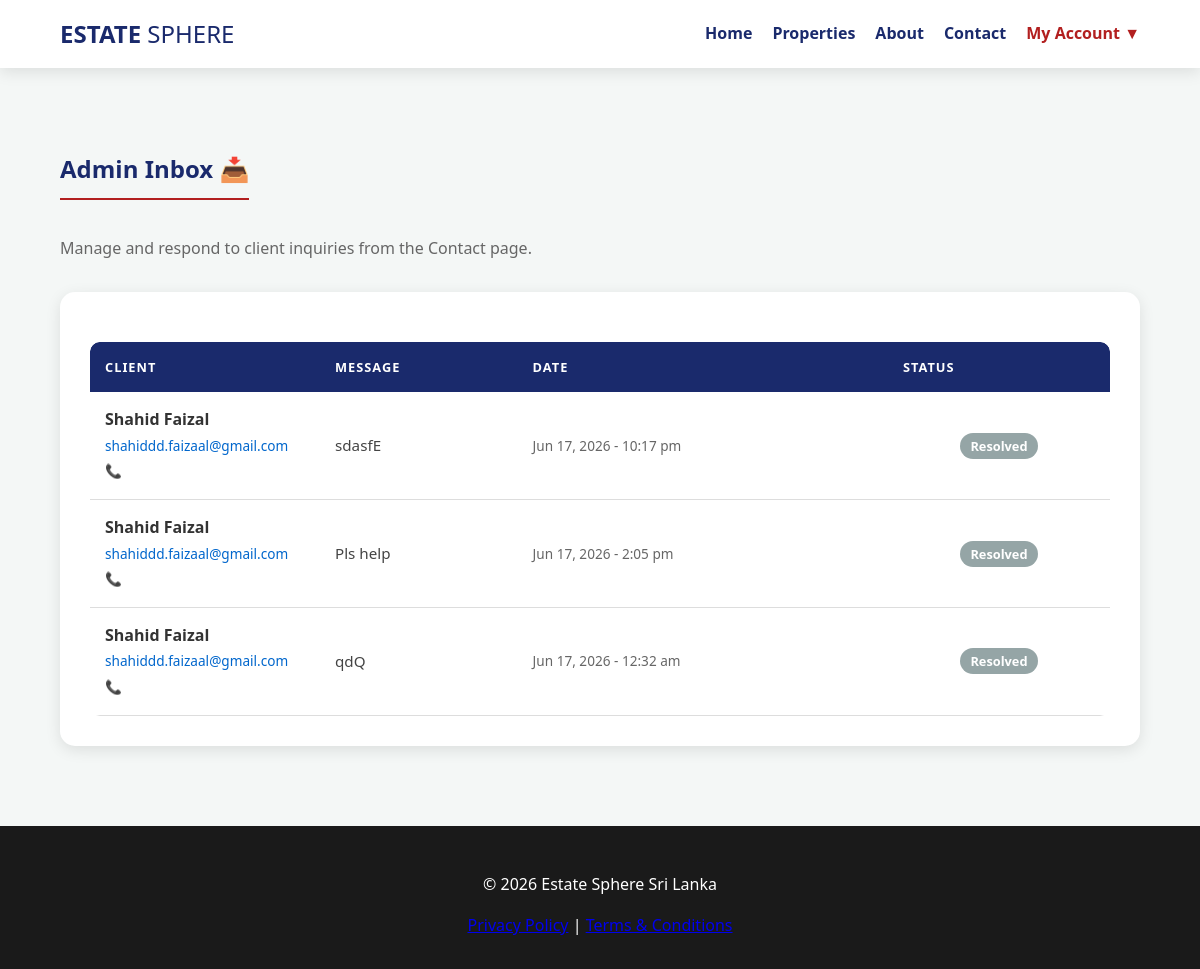
/admin-inquiries.php (signed in), run on the app's committed database.
### tables this page shows
CREATE TABLE `inquiries` (
  `msg_id` int(11) NOT NULL,
  `name` varchar(100) NOT NULL,
  `email` varchar(100) NOT NULL,
  `phone` varchar(20) NOT NULL,
  `message` text NOT NULL,
  `status` varchar(20) DEFAULT 'Unread',
  `created_at` datetime DEFAULT current_timestamp()
);

### admin-inquiries.php (the view, shortened to what this page needs)
<?php
include('header.php');
?>
<div class="container" style="margin-top: 50px; margin-bottom: 80px; min-height: 60vh;">
    <h2 style="color: var(--navy); border-bottom: 2px solid var(--crimson); padding-bottom: 10px; display: inline-block;">Admin Inbox 📥</h2>
    <p style="color: #666; margin-bottom: 30px;">Manage and respond to client inquiries from the Contact page.</p>
    <div style="background: white; padding: 30px; border-radius: 15px; box-shadow: var(--shadow);">
        <?php
        $query = "SELECT * FROM inquiries ORDER BY status DESC, created_at DESC";
        $result = mysqli_query($conn, $query);
        if(mysqli_num_rows($result) > 0) {
            echo '<table style="width: 100%; border-collapse: collapse; text-align: left;">';
            echo '<tr style="background: var(--navy); color: white;">
                    <th style="padding: 15px; border-top-left-radius: 10px;">Client</th>
                    <th style="padding: 15px;">Message</th>
                    <th style="padding: 15px;">Date</th>
                    <th style="padding: 15px; border-top-right-radius: 10px;">Status</th>
                  </tr>';
            while($row = mysqli_fetch_assoc($result)) {
                $date = date('M j, Y - g:i a', strtotime($row['created_at']));
                $is_unread = ($row['status'] === 'Unread');
                $bg_color = $is_unread ? '#f0f8ff' : '#ffffff';
                echo '<tr style="border-bottom: 1px solid #eee; background: '.$bg_color.';">';
                echo '<td style="padding: 15px; width: 200px;">
                        <strong>'.htmlspecialchars($row['name']).'</strong><br>
                        <span style="font-size: 0.85rem; color: #0066cc;">'.htmlspecialchars($row['email']).'</span><br>
                        <span style="font-size: 0.85rem; color: #666;">📞 '.htmlspecialchars($row['phone']).'</span>
                      </td>';
                echo '<td style="padding: 15px; max-width: 300px; color: #444; font-size: 0.95rem; line-height: 1.5;">'
                        .nl2br(htmlspecialchars($row['message'])).
                     '</td>';
                echo '<td style="padding: 15px; color: #666; font-size: 0.85rem;">'.$date.'</td>';
                echo '<td style="padding: 15px; text-align: center;">';
                if($is_unread) {
                    echo '<span style="display:inline-block; margin-bottom:10px; background:#e74c3c; color:white; padding:4px 10px; border-radius:50px; font-size:0.8rem; font-weight:bold;">Unread</span>';
                    echo '<form method="POST">
                            <input type="hidden" name="msg_id" value="'.$row['msg_id'].'">
                            <button type="submit" name="mark_resolved" style="background:#27ae60; color:white; border:none; padding:8px 15px; border-radius:5px; cursor:pointer; font-size: 0.85rem;">✔ Mark Resolved</button>
                          </form>';
                } else {
                    echo '<span style="background:#95a5a6; color:white; padding:4px 10px; border-radius:50px; font-size:0.8rem; font-weight:bold;">Resolved</span>';
                }
                echo '</td>';
                echo '</tr>';
            }
            echo '</table>';
        } else {
            echo '<div style="text-align: center; padding: 40px; color: #888;">
                    <h3>Your inbox is empty!</h3>
                    <p>No client inquiries have been submitted yet.</p>
                  </div>';
        }
        ?>
    </div>
</div>
<?php include('footer.php'); ?>

### style.css (style rules this page uses)
:root { --bg-color: #f4f7f6; --card-bg: #ffffff; --text-main: #333333; --navy: #1a2a6c; --crimson: #b21f1f; --success: #2ecc71; --light: #f4f7f6; --white: #ffffff; --shadow: 0 4px 15px rgba(0, 0, 0, 0.1); --border-color: #dddddd; }
body { font-family: 'Segoe UI', Tahoma, sans-serif; background-color: var(--bg-color); margin: 0; padding-top: 80px; color: var(--text-main); line-height: 1.6; transition: background 0.3s ease, color 0.3s ease; }
.container { width: 90%; max-width: 1200px; margin: auto; }
table { border-collapse: separate; border-spacing: 0; width: 100%; margin-top: 20px; border-radius: 10px; overflow: hidden; background: var(--card-bg); transition: background 0.3s ease; }
table th { background-color: var(--navy); color: white; padding: 15px; text-transform: uppercase; font-size: 0.8rem; letter-spacing: 1px; }
table td { padding: 15px; border-bottom: 1px solid var(--border-color); color: var(--text-main); }

### data on the page
inquiries: name "Shahid Faizal", email "shahiddd.faizaal@gmail.com", message "sdasfE", created_at "Jun 17, 2026 - 10:17 pm", status "Resolved"
inquiries: name "Shahid Faizal", email "shahiddd.faizaal@gmail.com", message "Pls help", created_at "Jun 17, 2026 - 2:05 pm", status "Resolved"
inquiries: name "Shahid Faizal", email "shahiddd.faizaal@gmail.com", message "qdQ", created_at "Jun 17, 2026 - 12:32 am", status "Resolved"
